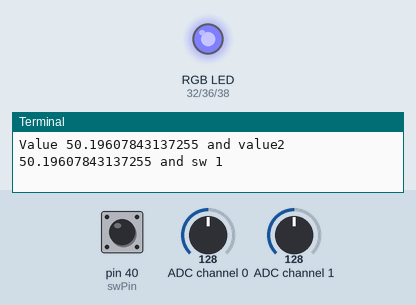
This program was run on a simulated Raspberry Pi (header pin numbers). On the bench: an RGB LED mixed from three pins (HIGH = lit), the last lines printed to the terminal. The test bench sets the inputs (shaded band); at power-on: ADC channel 0 = 128, ADC channel 1 = 128, pin 40 (swPin) HIGH (analog values on the 0–255 scale). Dim RGB values are drawn brighter than linear.

Above: at 1.2 s.
1.3 s: ADC channel 0 set to 178
At 1.7 s:
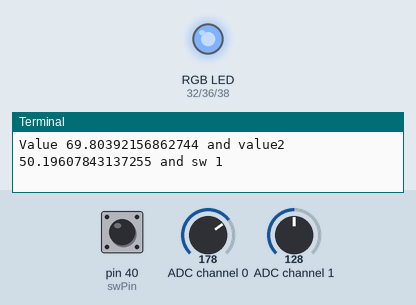
2.8 s: ADC channel 1 set to 178
At 4.0 s:
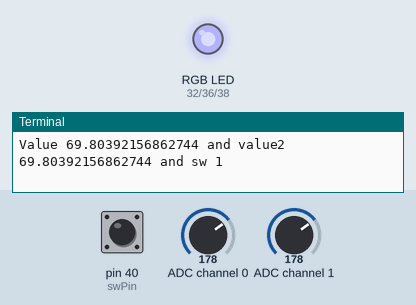
4.3 s: pin 40 (swPin) pulled LOW for 0.15 s
At 4.37 s:
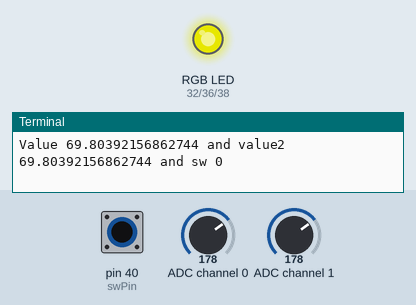
5.9 s: ADC channel 1 set to 224
At 6.3 s:
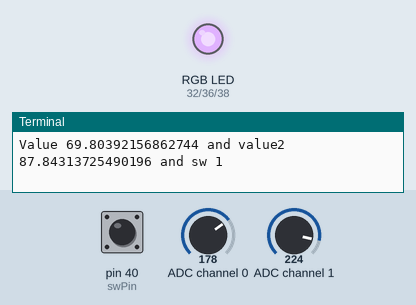
7.4 s: ADC channel 0 set to 224
At 8.6 s:
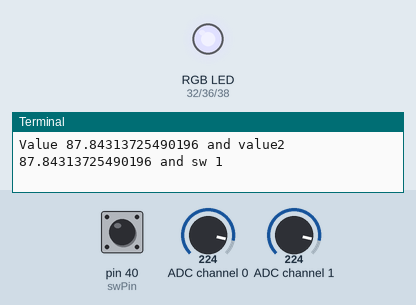
8.9 s: pin 40 (swPin) pulled LOW for 1 s
At 9.7 s:
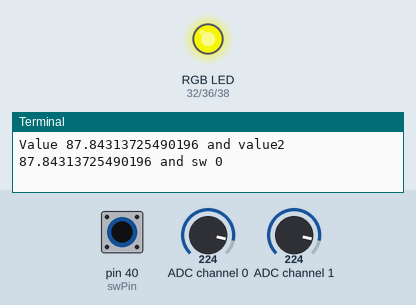
Timing chart, 0 to 11.9 s (numbered marks = the images above; inputs shaded):
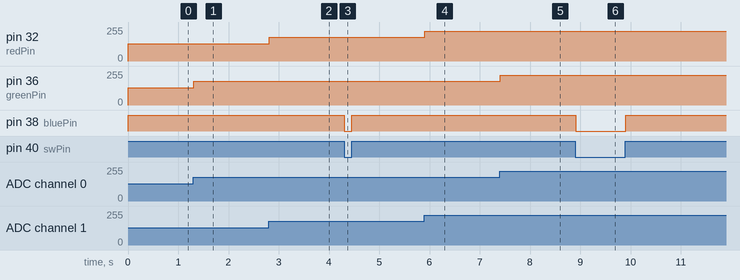

Measured:
- after the input at 1.3 s, pin 36 (greenPin): 128/255 → 178/255 at once
- after the input at 2.8 s, pin 32 (redPin): 128/255 → 178/255 at once
- after the input at 4.3 s, pin 38 (bluePin): HIGH → LOW at once, → HIGH 0.16 s later
- after the input at 5.9 s, pin 32 (redPin): 178/255 → 224/255 at once
- after the input at 7.4 s, pin 36 (greenPin): 178/255 → 224/255 at once
- after the input at 8.9 s, pin 38 (bluePin): HIGH → LOW at once, → HIGH 1.0 s later

The program:

joystick.py
```python
import RPi.GPIO as gpio
import smbus
import time

address = 0x48
bus = smbus.SMBus(1)
command = 0x40

interval = 0.01
swPin = 40
bluePin = 38
greenPin = 36
redPin= 32

def setup():
    global bluePWM, greenPWM, redPWM
    gpio.setmode(gpio.BOARD)
    gpio.setup(bluePin, gpio.OUT)
    gpio.setup(swPin, gpio.IN, pull_up_down=gpio.PUD_UP)
    gpio.output(bluePin, gpio.LOW)
    bluePWM = gpio.PWM(bluePin, 1000)
    bluePWM.start(0)

    gpio.setup(greenPin, gpio.OUT)
    gpio.output(greenPin, gpio.LOW)
    greenPWM = gpio.PWM(greenPin, 1000)
    greenPWM.start(0)

    gpio.setup(redPin, gpio.OUT)
    gpio.output(redPin, gpio.LOW)
    redPWM = gpio.PWM(redPin, 1000)
    redPWM.start(0)

def start():
    setup()
    try:
        loop()
    except KeyboardInterrupt:
        end()

# Reads the analog channel which can be 0, 1, 2, 3 from the PCF8591
def analogRead(channel):
    bus.write_byte(address, command + channel)
    value = bus.read_byte(address)
    value = bus.read_byte(address) # Read twice to get the current data
    return value

# Writes an analog value
def analogWrite(value):
    bus.write_byte_data(address, command, value)

def loop():
    while 1:
        value = analogRead(0) * 100 / 255
        value2 = analogRead(1) * 100 / 255
        valueZ = gpio.input(swPin)
        # analogWrite(value) Only required to execute an output
        greenPWM.ChangeDutyCycle(value)
        redPWM.ChangeDutyCycle(value2)
        bluePWM.ChangeDutyCycle(valueZ * 100)
        print('Value {} and value2 {} and sw {}'.format(value, value2, valueZ))
        time.sleep(interval)

def end():
    greenPWM.stop()
    redPWM.stop()
    bluePWM.stop()
    bus.close()
    gpio.cleanup()

start()
```
